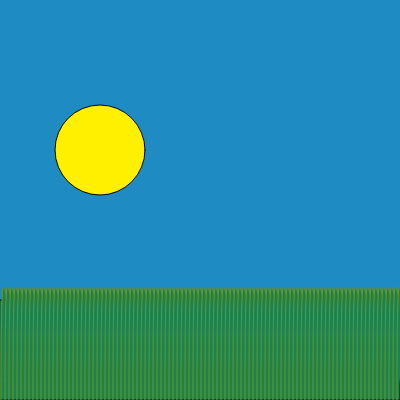
Frame 1 (no input)
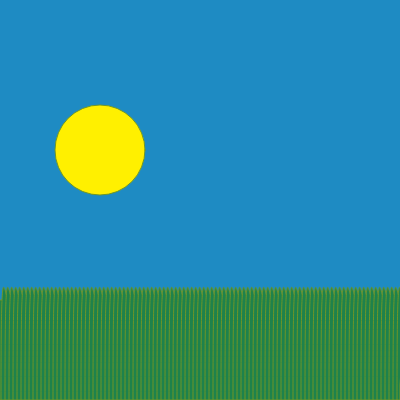
Frame 60 (no input)
Frame 120 (the mouse pressed at the canvas centre since frame 60): identical to frame 60, image omitted

The p5.js sketch that drew these frames (run headless with seeded random() and noise() and a simulated clock; from frame 60 on, the mouse is pressed at the canvas centre):

// p5.js sketch
// ── sketch.js
function setup() {
    createCanvas(400, 400);
  }
  
  function draw() {
  //   This is the background color - blue
    background(30, 139, 195);
    
  //  This is the sun, its colored yellow
    
    fill(255, 240, 0);
    ellipse(100, 150, 90, 90)
    
  // This is the grass infront of the background
  // It is colored green
    fill(30, 130, 76);
    rect(0, 300, width, 100);
  // It is meant to take up the bottom portion of the canvas.
    
  // This is the grass
    
    beginShape()
    stroke(110, 150, 40);
    for (let grass = 1;
        grass < width;
        grass += 4) {
      bezier(grass, 400, grass, 210, grass + 4, 320, grass + 12, 310);
    }
    endShape(CLOSE);
    
    
  }
